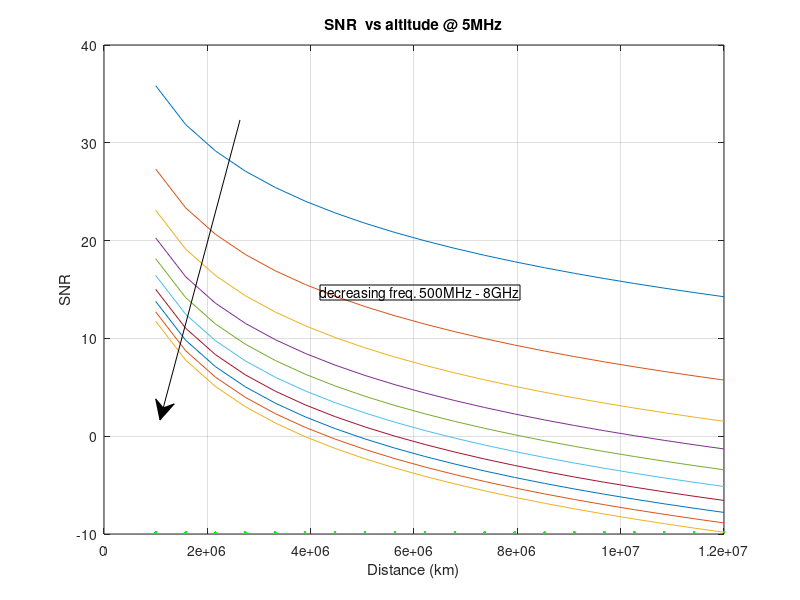

Write the MATLAB code that produced this figure.
%% Received power vs distance @ 8GHz, 20db antennas
clear all;
close all;
distance = linspace (1000000,12000000,20);
carrier_freq = linspace (500e6,8e9,10);

sender_gain = 10;
sender_power = 15;
sender_EIRP = sender_gain + sender_power ;
receiver_gain = 20;
%received_power = -20*log10((4*pi*distance*8e9)/3e8) + sender_EIRP + receiver_gain ;

%set bandwidth @5MHz
noise_power = 10*log10((242 + 30)*5e6*1.3806e-23);
SNR_vec = [];

for i= 1:length(carrier_freq)
    for j = 1:length(distance)
        received_power = -20*log10((4*pi*distance(j)*carrier_freq(i)/3e8)) + sender_EIRP + receiver_gain ;
        SNR = received_power - noise_power;
        SNR_vec (i,j) = [SNR];
    end 
    plot (distance, SNR_vec(i,:));
    hold on;
end  

 
grid on;
plot (distance, SNR, 'g')
title ('SNR  vs altitude @ 5MHz');

xlabel('Distance (km)') 
ylabel('SNR')

annotation('arrow', [.3 .2], [.8 .3] );
dim = [.4 .5 .8 .3];
str = 'decreasing freq. 500MHz - 8GHz';
annotation('textbox',dim,'String',str,'FitBoxToText','on');